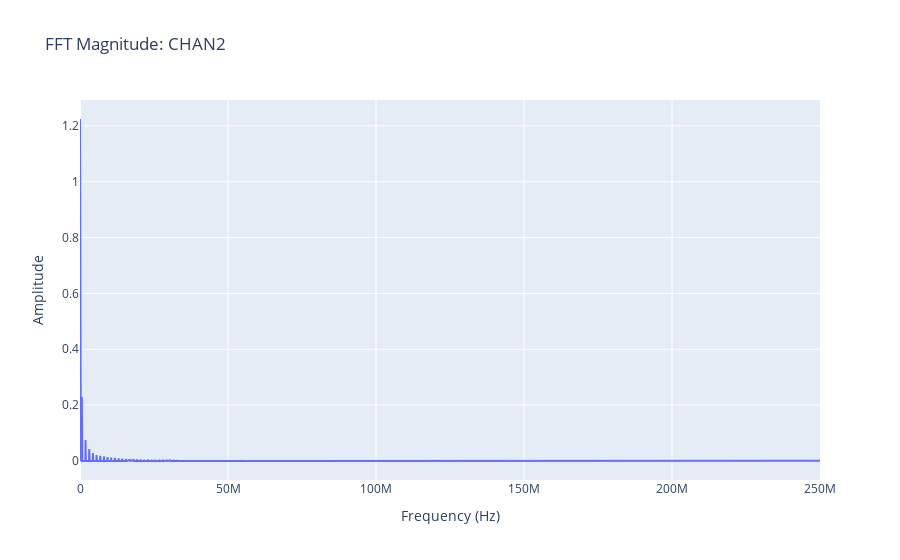

The notebook cell saved with this chart:
### Code cell
fs = attrs.get('sample_rate', 1.0 / (t[1] - t[0]))

f, mag = compute_fft(v, fs)
plot_fft(f, mag, channel)

### Figure 1 — Plotly figure (JSON) as saved in the notebook; plotly's stock layout.template omitted (floating-point values rounded to 4 significant figures; data arrays with more than 128 entries replaced by an {"elided": "..."} marker saying what was removed)
{"data": [{"mode": "lines", "name": "FFT CHAN2", "type": "scatter", "x": {"elided": "12477 float values"}, "y": {"elided": "12477 float values"}}], "layout": {"title": {"text": "FFT Magnitude: CHAN2"}, "xaxis": {"title": {"text": "Frequency (Hz)"}}, "yaxis": {"title": {"text": "Amplitude"}}}}
